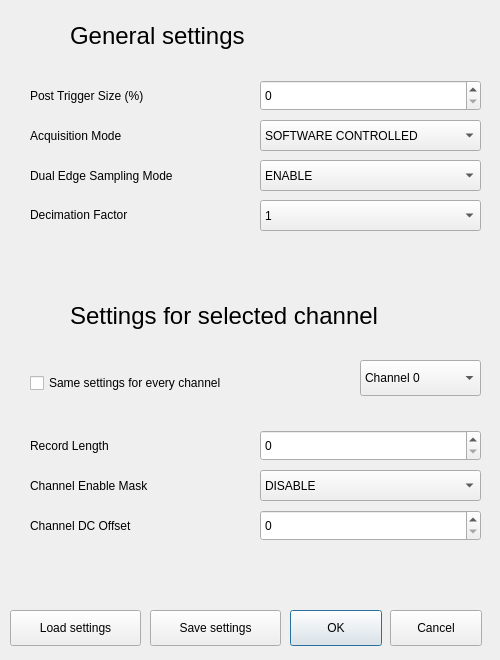
<?xml version="1.0" encoding="UTF-8"?>
<ui version="4.0">
 <class>Digitizer_Configuration</class>
 <widget class="QDialog" name="Digitizer_Configuration">
  <property name="geometry">
   <rect>
    <x>0</x>
    <y>0</y>
    <width>500</width>
    <height>660</height>
   </rect>
  </property>
  <property name="sizePolicy">
   <sizepolicy hsizetype="Preferred" vsizetype="Preferred">
    <horstretch>0</horstretch>
    <verstretch>0</verstretch>
   </sizepolicy>
  </property>
  <property name="minimumSize">
   <size>
    <width>500</width>
    <height>660</height>
   </size>
  </property>
  <property name="maximumSize">
   <size>
    <width>500</width>
    <height>660</height>
   </size>
  </property>
  <property name="windowTitle">
   <string>Acquisition Configuration</string>
  </property>
  <widget class="QPushButton" name="pushButton_DigConfig_OK">
   <property name="geometry">
    <rect>
     <x>290</x>
     <y>610</y>
     <width>92</width>
     <height>36</height>
    </rect>
   </property>
   <property name="text">
    <string>OK</string>
   </property>
  </widget>
  <widget class="QPushButton" name="pushButton_DigConfig_Cancel">
   <property name="geometry">
    <rect>
     <x>390</x>
     <y>610</y>
     <width>92</width>
     <height>36</height>
    </rect>
   </property>
   <property name="text">
    <string>Cancel</string>
   </property>
  </widget>
  <widget class="QPushButton" name="pushButton_DigConfig_Load">
   <property name="geometry">
    <rect>
     <x>10</x>
     <y>610</y>
     <width>131</width>
     <height>36</height>
    </rect>
   </property>
   <property name="text">
    <string>Load settings</string>
   </property>
  </widget>
  <widget class="QPushButton" name="pushButton_DigConfig_Save">
   <property name="geometry">
    <rect>
     <x>150</x>
     <y>610</y>
     <width>131</width>
     <height>36</height>
    </rect>
   </property>
   <property name="text">
    <string>Save settings</string>
   </property>
  </widget>
  <widget class="QLabel" name="label">
   <property name="geometry">
    <rect>
     <x>70</x>
     <y>20</y>
     <width>201</width>
     <height>31</height>
    </rect>
   </property>
   <property name="font">
    <font>
     <pointsize>18</pointsize>
    </font>
   </property>
   <property name="text">
    <string>General settings</string>
   </property>
  </widget>
  <widget class="QLabel" name="label_9">
   <property name="geometry">
    <rect>
     <x>70</x>
     <y>300</y>
     <width>321</width>
     <height>31</height>
    </rect>
   </property>
   <property name="font">
    <font>
     <pointsize>18</pointsize>
    </font>
   </property>
   <property name="text">
    <string>Settings for selected channel</string>
   </property>
  </widget>
  <widget class="QLabel" name="label_2">
   <property name="geometry">
    <rect>
     <x>30</x>
     <y>470</y>
     <width>141</width>
     <height>31</height>
    </rect>
   </property>
   <property name="text">
    <string>Channel Enable Mask</string>
   </property>
  </widget>
  <widget class="QComboBox" name="comboBox_ChannelEnableMask">
   <property name="geometry">
    <rect>
     <x>260</x>
     <y>470</y>
     <width>221</width>
     <height>31</height>
    </rect>
   </property>
   <item>
    <property name="text">
     <string>DISABLE</string>
    </property>
   </item>
   <item>
    <property name="text">
     <string>ENABLE</string>
    </property>
   </item>
  </widget>
  <widget class="QLabel" name="label_3">
   <property name="geometry">
    <rect>
     <x>30</x>
     <y>430</y>
     <width>121</width>
     <height>31</height>
    </rect>
   </property>
   <property name="text">
    <string>Record Length</string>
   </property>
  </widget>
  <widget class="QSpinBox" name="spinBox_RecordLength">
   <property name="geometry">
    <rect>
     <x>260</x>
     <y>430</y>
     <width>221</width>
     <height>31</height>
    </rect>
   </property>
   <property name="maximum">
    <number>10000</number>
   </property>
  </widget>
  <widget class="QLabel" name="label_4">
   <property name="geometry">
    <rect>
     <x>30</x>
     <y>80</y>
     <width>141</width>
     <height>31</height>
    </rect>
   </property>
   <property name="text">
    <string>Post Trigger Size (%)</string>
   </property>
  </widget>
  <widget class="QSpinBox" name="spinBox_PostTriggSize">
   <property name="geometry">
    <rect>
     <x>260</x>
     <y>80</y>
     <width>221</width>
     <height>31</height>
    </rect>
   </property>
   <property name="maximum">
    <number>100</number>
   </property>
  </widget>
  <widget class="QLabel" name="label_5">
   <property name="geometry">
    <rect>
     <x>30</x>
     <y>120</y>
     <width>131</width>
     <height>31</height>
    </rect>
   </property>
   <property name="text">
    <string>Acquisition Mode</string>
   </property>
  </widget>
  <widget class="QComboBox" name="comboBox_AcquisitionMode">
   <property name="geometry">
    <rect>
     <x>260</x>
     <y>120</y>
     <width>221</width>
     <height>31</height>
    </rect>
   </property>
   <item>
    <property name="text">
     <string>SOFTWARE CONTROLLED</string>
    </property>
   </item>
   <item>
    <property name="text">
     <string>S-IN CONTROLLED</string>
    </property>
   </item>
   <item>
    <property name="text">
     <string>FIRST TRG CONTROLLED</string>
    </property>
   </item>
  </widget>
  <widget class="QComboBox" name="comboBox_Channels">
   <property name="geometry">
    <rect>
     <x>360</x>
     <y>360</y>
     <width>121</width>
     <height>36</height>
    </rect>
   </property>
   <item>
    <property name="text">
     <string>Channel 0</string>
    </property>
   </item>
   <item>
    <property name="text">
     <string>Channel 1</string>
    </property>
   </item>
   <item>
    <property name="text">
     <string>Channel 2</string>
    </property>
   </item>
   <item>
    <property name="text">
     <string>Channel 3</string>
    </property>
   </item>
   <item>
    <property name="text">
     <string>Channel 4</string>
    </property>
   </item>
   <item>
    <property name="text">
     <string>Channel 5</string>
    </property>
   </item>
   <item>
    <property name="text">
     <string>Channel 6</string>
    </property>
   </item>
   <item>
    <property name="text">
     <string>Channel 7</string>
    </property>
   </item>
  </widget>
  <widget class="QCheckBox" name="checkBox_EveryChannel">
   <property name="geometry">
    <rect>
     <x>30</x>
     <y>370</y>
     <width>241</width>
     <height>26</height>
    </rect>
   </property>
   <property name="text">
    <string>Same settings for every channel</string>
   </property>
  </widget>
  <widget class="QLabel" name="label_6">
   <property name="geometry">
    <rect>
     <x>30</x>
     <y>510</y>
     <width>151</width>
     <height>31</height>
    </rect>
   </property>
   <property name="text">
    <string>Channel DC Offset</string>
   </property>
  </widget>
  <widget class="QSpinBox" name="spinBox_ChannelDCOffset">
   <property name="geometry">
    <rect>
     <x>260</x>
     <y>510</y>
     <width>221</width>
     <height>31</height>
    </rect>
   </property>
   <property name="maximum">
    <number>65535</number>
   </property>
  </widget>
  <widget class="QLabel" name="label_7">
   <property name="geometry">
    <rect>
     <x>30</x>
     <y>160</y>
     <width>181</width>
     <height>31</height>
    </rect>
   </property>
   <property name="text">
    <string>Dual Edge Sampling Mode</string>
   </property>
  </widget>
  <widget class="QLabel" name="label_8">
   <property name="geometry">
    <rect>
     <x>30</x>
     <y>199</y>
     <width>151</width>
     <height>31</height>
    </rect>
   </property>
   <property name="text">
    <string>Decimation Factor</string>
   </property>
  </widget>
  <widget class="QComboBox" name="comboBox_DESM">
   <property name="geometry">
    <rect>
     <x>260</x>
     <y>160</y>
     <width>221</width>
     <height>31</height>
    </rect>
   </property>
   <item>
    <property name="text">
     <string>ENABLE</string>
    </property>
   </item>
   <item>
    <property name="text">
     <string>DISABLE</string>
    </property>
   </item>
  </widget>
  <widget class="QComboBox" name="comboBox_DecimationFactor">
   <property name="geometry">
    <rect>
     <x>260</x>
     <y>200</y>
     <width>221</width>
     <height>31</height>
    </rect>
   </property>
   <item>
    <property name="text">
     <string>1</string>
    </property>
   </item>
   <item>
    <property name="text">
     <string>2</string>
    </property>
   </item>
   <item>
    <property name="text">
     <string>4</string>
    </property>
   </item>
   <item>
    <property name="text">
     <string>8</string>
    </property>
   </item>
   <item>
    <property name="text">
     <string>16</string>
    </property>
   </item>
   <item>
    <property name="text">
     <string>32</string>
    </property>
   </item>
   <item>
    <property name="text">
     <string>64</string>
    </property>
   </item>
   <item>
    <property name="text">
     <string>128</string>
    </property>
   </item>
  </widget>
 </widget>
 <resources/>
 <connections/>
</ui>
